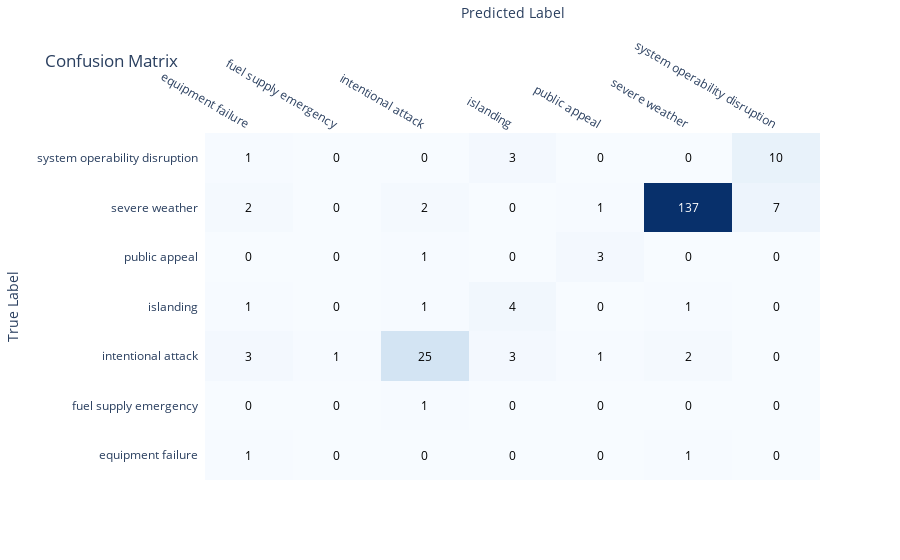

The notebook cell this image was saved under:
### Code cell
import plotly.figure_factory as ff
from sklearn.metrics import confusion_matrix

# Replace 'y_test' and 'prediction' with your actual test labels and predictions
# Example data (replace this with your actual data)


# Replace these labels with your specific category names
category_labels = [
    'equipment failure',
    'fuel supply emergency',
    'intentional attack',
    'islanding',
    'public appeal',
    'severe weather',
    'system operability disruption'
]


# Calculate the confusion matrix
cm = confusion_matrix(check_diff_class['prediction'], check_diff_class['actual'])

# Create a Plotly heatmap for the confusion matrix
fig = ff.create_annotated_heatmap(z=cm, x=category_labels, y=category_labels, colorscale='Blues')

# Update the layout
fig.update_layout(title='Confusion Matrix',
                  xaxis=dict(title='Predicted Label'),
                  yaxis=dict(title='True Label'))

# Display the confusion matrix
fig.show()
fig.write_html('confusion_matrix.html', include_plotlyjs='cdn')

### Figure 1 — Plotly figure (JSON) as saved in the notebook; plotly's stock layout.template omitted (floating-point values rounded to 4 significant figures)
{"data": [{"colorscale": [[0, "rgb(247,251,255)"], [0.125, "rgb(222,235,247)"], [0.25, "rgb(198,219,239)"], [0.375, "rgb(158,202,225)"], [0.5, "rgb(107,174,214)"], [0.625, "rgb(66,146,198)"], [0.75, "rgb(33,113,181)"], [0.875, "rgb(8,81,156)"], [1, "rgb(8,48,107)"]], "reversescale": false, "showscale": false, "type": "heatmap", "x": ["equipment failure", "fuel supply emergency", "intentional attack", "islanding", "public appeal", "severe weather", "system operability disruption"], "y": ["equipment failure", "fuel supply emergency", "intentional attack", "islanding", "public appeal", "severe weather", "system operability disruption"], "z": [[1, 0, 0, 0, 0, 1, 0], [0, 0, 1, 0, 0, 0, 0], [3, 1, 25, 3, 1, 2, 0], [1, 0, 1, 4, 0, 1, 0], [0, 0, 1, 0, 3, 0, 0], [2, 0, 2, 0, 1, 137, 7], [1, 0, 0, 3, 0, 0, 10]]}], "layout": {"annotations": [{"font": {"color": "#000000"}, "showarrow": false, "text": "1", "x": "equipment failure", "xref": "x", "y": "equipment failure", "yref": "y"}, {"font": {"color": "#000000"}, "showarrow": false, "text": "0", "x": "fuel supply emergency", "xref": "x", "y": "equipment failure", "yref": "y"}, {"font": {"color": "#000000"}, "showarrow": false, "text": "0", "x": "intentional attack", "xref": "x", "y": "equipment failure", "yref": "y"}, {"font": {"color": "#000000"}, "showarrow": false, "text": "0", "x": "islanding", "xref": "x", "y": "equipment failure", "yref": "y"}, {"font": {"color": "#000000"}, "showarrow": false, "text": "0", "x": "public appeal", "xref": "x", "y": "equipment failure", "yref": "y"}, {"font": {"color": "#000000"}, "showarrow": false, "text": "1", "x": "severe weather", "xref": "x", "y": "equipment failure", "yref": "y"}, {"font": {"color": "#000000"}, "showarrow": false, "text": "0", "x": "system operability disruption", "xref": "x", "y": "equipment failure", "yref": "y"}, {"font": {"color": "#000000"}, "showarrow": false, "text": "0", "x": "equipment failure", "xref": "x", "y": "fuel supply emergency", "yref": "y"}, {"font": {"color": "#000000"}, "showarrow": false, "text": "0", "x": "fuel supply emergency", "xref": "x", "y": "fuel supply emergency", "yref": "y"}, {"font": {"color": "#000000"}, "showarrow": false, "text": "1", "x": "intentional attack", "xref": "x", "y": "fuel supply emergency", "yref": "y"}, {"font": {"color": "#000000"}, "showarrow": false, "text": "0", "x": "islanding", "xref": "x", "y": "fuel supply emergency", "yref": "y"}, {"font": {"color": "#000000"}, "showarrow": false, "text": "0", "x": "public appeal", "xref": "x", "y": "fuel supply emergency", "yref": "y"}, {"font": {"color": "#000000"}, "showarrow": false, "text": "0", "x": "severe weather", "xref": "x", "y": "fuel supply emergency", "yref": "y"}, {"font": {"color": "#000000"}, "showarrow": false, "text": "0", "x": "system operability disruption", "xref": "x", "y": "fuel supply emergency", "yref": "y"}, {"font": {"color": "#000000"}, "showarrow": false, "text": "3", "x": "equipment failure", "xref": "x", "y": "intentional attack", "yref": "y"}, {"font": {"color": "#000000"}, "showarrow": false, "text": "1", "x": "fuel supply emergency", "xref": "x", "y": "intentional attack", "yref": "y"}, {"font": {"color": "#000000"}, "showarrow": false, "text": "25", "x": "intentional attack", "xref": "x", "y": "intentional attack", "yref": "y"}, {"font": {"color": "#000000"}, "showarrow": false, "text": "3", "x": "islanding", "xref": "x", "y": "intentional attack", "yref": "y"}, {"font": {"color": "#000000"}, "showarrow": false, "text": "1", "x": "public appeal", "xref": "x", "y": "intentional attack", "yref": "y"}, {"font": {"color": "#000000"}, "showarrow": false, "text": "2", "x": "severe weather", "xref": "x", "y": "intentional attack", "yref": "y"}, {"font": {"color": "#000000"}, "showarrow": false, "text": "0", "x": "system operability disruption", "xref": "x", "y": "intentional attack", "yref": "y"}, {"font": {"color": "#000000"}, "showarrow": false, "text": "1", "x": "equipment failure", "xref": "x", "y": "islanding", "yref": "y"}, {"font": {"color": "#000000"}, "showarrow": false, "text": "0", "x": "fuel supply emergency", "xref": "x", "y": "islanding", "yref": "y"}, {"font": {"color": "#000000"}, "showarrow": false, "text": "1", "x": "intentional attack", "xref": "x", "y": "islanding", "yref": "y"}, {"font": {"color": "#000000"}, "showarrow": false, "text": "4", "x": "islanding", "xref": "x", "y": "islanding", "yref": "y"}, {"font": {"color": "#000000"}, "showarrow": false, "text": "0", "x": "public appeal", "xref": "x", "y": "islanding", "yref": "y"}, {"font": {"color": "#000000"}, "showarrow": false, "text": "1", "x": "severe weather", "xref": "x", "y": "islanding", "yref": "y"}, {"font": {"color": "#000000"}, "showarrow": false, "text": "0", "x": "system operability disruption", "xref": "x", "y": "islanding", "yref": "y"}, {"font": {"color": "#000000"}, "showarrow": false, "text": "0", "x": "equipment failure", "xref": "x", "y": "public appeal", "yref": "y"}, {"font": {"color": "#000000"}, "showarrow": false, "text": "0", "x": "fuel supply emergency", "xref": "x", "y": "public appeal", "yref": "y"}, {"font": {"color": "#000000"}, "showarrow": false, "text": "1", "x": "intentional attack", "xref": "x", "y": "public appeal", "yref": "y"}, {"font": {"color": "#000000"}, "showarrow": false, "text": "0", "x": "islanding", "xref": "x", "y": "public appeal", "yref": "y"}, {"font": {"color": "#000000"}, "showarrow": false, "text": "3", "x": "public appeal", "xref": "x", "y": "public appeal", "yref": "y"}, {"font": {"color": "#000000"}, "showarrow": false, "text": "0", "x": "severe weather", "xref": "x", "y": "public appeal", "yref": "y"}, {"font": {"color": "#000000"}, "showarrow": false, "text": "0", "x": "system operability disruption", "xref": "x", "y": "public appeal", "yref": "y"}, {"font": {"color": "#000000"}, "showarrow": false, "text": "2", "x": "equipment failure", "xref": "x", "y": "severe weather", "yref": "y"}, {"font": {"color": "#000000"}, "showarrow": false, "text": "0", "x": "fuel supply emergency", "xref": "x", "y": "severe weather", "yref": "y"}, {"font": {"color": "#000000"}, "showarrow": false, "text": "2", "x": "intentional attack", "xref": "x", "y": "severe weather", "yref": "y"}, {"font": {"color": "#000000"}, "showarrow": false, "text": "0", "x": "islanding", "xref": "x", "y": "severe weather", "yref": "y"}, {"font": {"color": "#000000"}, "showarrow": false, "text": "1", "x": "public appeal", "xref": "x", "y": "severe weather", "yref": "y"}, {"font": {"color": "#FFFFFF"}, "showarrow": false, "text": "137", "x": "severe weather", "xref": "x", "y": "severe weather", "yref": "y"}, {"font": {"color": "#000000"}, "showarrow": false, "text": "7", "x": "system operability disruption", "xref": "x", "y": "severe weather", "yref": "y"}, {"font": {"color": "#000000"}, "showarrow": false, "text": "1", "x": "equipment failure", "xref": "x", "y": "system operability disruption", "yref": "y"}, {"font": {"color": "#000000"}, "showarrow": false, "text": "0", "x": "fuel supply emergency", "xref": "x", "y": "system operability disruption", "yref": "y"}, {"font": {"color": "#000000"}, "showarrow": false, "text": "0", "x": "intentional attack", "xref": "x", "y": "system operability disruption", "yref": "y"}, {"font": {"color": "#000000"}, "showarrow": false, "text": "3", "x": "islanding", "xref": "x", "y": "system operability disruption", "yref": "y"}, {"font": {"color": "#000000"}, "showarrow": false, "text": "0", "x": "public appeal", "xref": "x", "y": "system operability disruption", "yref": "y"}, {"font": {"color": "#000000"}, "showarrow": false, "text": "0", "x": "severe weather", "xref": "x", "y": "system operability disruption", "yref": "y"}, {"font": {"color": "#000000"}, "showarrow": false, "text": "10", "x": "system operability disruption", "xref": "x", "y": "system operability disruption", "yref": "y"}], "title": {"text": "Confusion Matrix"}, "xaxis": {"dtick": 1, "gridcolor": "rgb(0, 0, 0)", "side": "top", "ticks": "", "title": {"text": "Predicted Label"}}, "yaxis": {"dtick": 1, "ticks": "", "ticksuffix": "  ", "title": {"text": "True Label"}}}}
